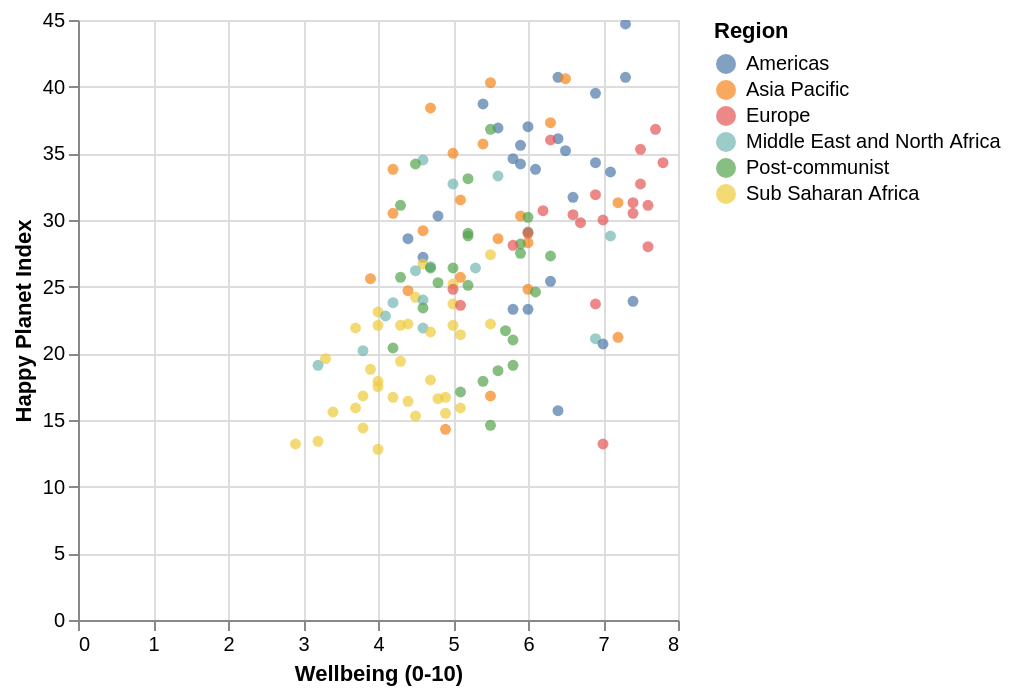

The notebook cell this image was saved under:
### Code cell
alt.Chart(hpi_df).mark_circle().encode(
    x='Wellbeing (0-10):Q',
    y='Happy Planet Index:Q',
    color='Region:N',
).interactive()

### Figure 1 — Vega-Lite specification as saved in the notebook (floating-point values rounded to 4 significant figures; data arrays with more than 128 entries replaced by an {"elided": "..."} marker saying what was removed)
{"config": {"view": {"continuousWidth": 300, "continuousHeight": 300}}, "data": {"name": "data-06c1dbec64553b487ce4599ce4c93c9b"}, "mark": {"type": "circle"}, "encoding": {"color": {"field": "Region", "type": "nominal"}, "x": {"field": "Wellbeing (0-10)", "type": "quantitative"}, "y": {"field": "Happy Planet Index", "type": "quantitative"}}, "params": [{"name": "param_1", "select": {"type": "interval", "encodings": ["x", "y"]}, "bind": "scales"}], "$schema": "https://vega.github.io/schema/vega-lite/v5.8.0.json", "datasets": {"data-06c1dbec64553b487ce4599ce4c93c9b": {"elided": "140 records"}}}
